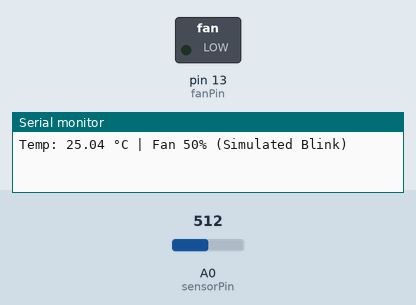
A sketch run on a simulated Arduino Uno, built with avr-gcc and run on an emulated ATmega328P. Shown: switched loads named in the sketch (green lamp = pin HIGH), the last lines printed to the serial monitor. Dashed ring = blinking. Inputs (shaded band) come from the test bench; at power-on: A0 (sensorPin) = 512.

Above: at 2.0 s.
2.1 s: A0 (sensorPin) set to 550
5.6 s: A0 (sensorPin) set to 583
At 6.6 s:
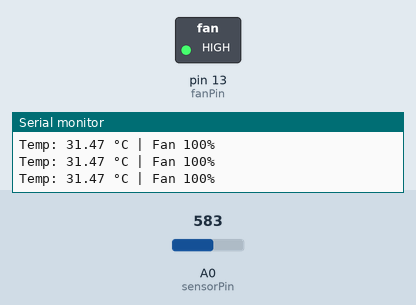
Timing chart, 0 to 8.6 s (numbered marks = the images above; inputs shaded):
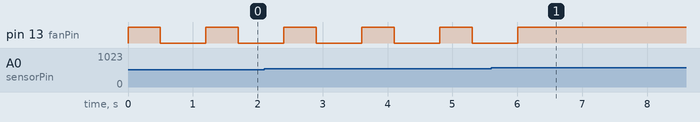

Measured:
- the behaviour switches between 567 and 568 on A0 (sensorPin) (found by bisection; images 0 and 1)
- after the input at 5.6 s, pin 13 (fanPin): goes on until 6.0 s, then stays HIGH
- by itself, pin 13 (fanPin): alternates HIGH for 0.50 s and LOW for 0.70 s

The sketch:

temp_fan.ino
```cpp
// Temperature Controlled Fan Simulation with LED on D13
// NTC 10k on A0, LED on D13 (fan simulation)

const int sensorPin = A0;
const int fanPin = 13;

// NTC parameters (approx values for 10k thermistor)
const float BETA = 3950;    // Beta parameter
const float T0 = 298.15;    // Reference temp (25°C in Kelvin)
const float R0 = 10000;     // Resistance at 25°C (10k)

void setup() {
  Serial.begin(9600);
  pinMode(fanPin, OUTPUT);
}

void loop() {
  int analogValue = analogRead(sensorPin);

  // Convert ADC to resistance
  float R = 10000.0 * (1023.0 / analogValue - 1.0);

  // Steinhart-Hart equation
  float temperatureK = 1.0 / (1.0/T0 + (1.0/BETA) * log(R/R0));
  float temperatureC = temperatureK - 273.15;

  // Fan Control
  if (temperatureC < 25) {
    digitalWrite(fanPin, LOW);  // Fan OFF
    Serial.print("Temp: "); Serial.print(temperatureC);
    Serial.println(" °C | Fan OFF");
  }
  else if (temperatureC >= 25 && temperatureC < 30) {
    // Simulate 50% PWM by blinking
    digitalWrite(fanPin, HIGH);
    delay(500);
    digitalWrite(fanPin, LOW);
    delay(500);
    Serial.print("Temp: "); Serial.print(temperatureC);
    Serial.println(" °C | Fan 50% (Simulated Blink)");
  }
  else {
    digitalWrite(fanPin, HIGH);  // Fan ON full speed
    Serial.print("Temp: "); Serial.print(temperatureC);
    Serial.println(" °C | Fan 100%");
  }

  delay(200);
}
```
